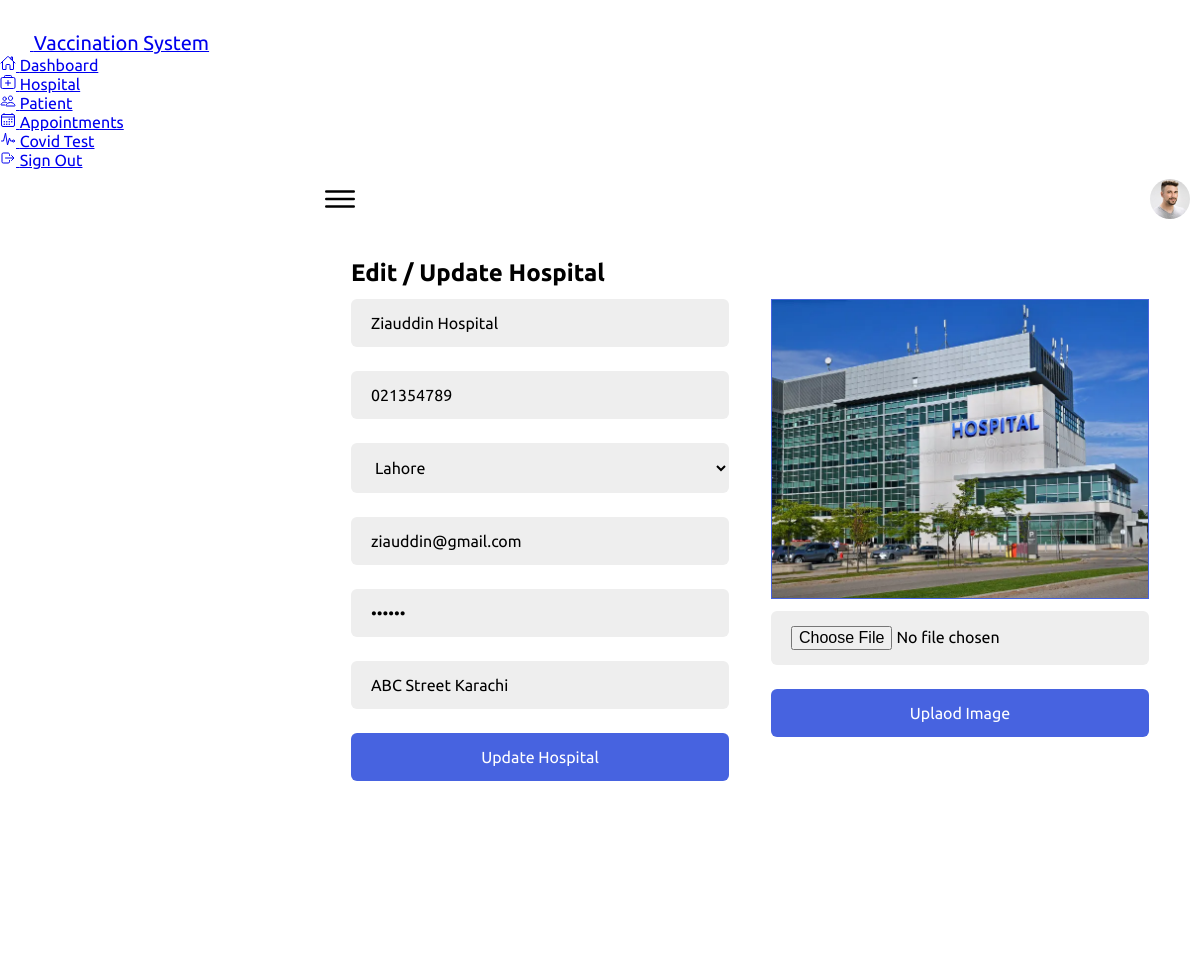
/Admin/edit_hospital.php?id=1 (signed in), run on the app's committed database.
### tables this page shows
CREATE TABLE `tbl_hospital` (
  `id` int(11) NOT NULL,
  `name` varchar(50) NOT NULL,
  `contact` varchar(15) NOT NULL,
  `cid` int(11) NOT NULL,
  `email` varchar(50) NOT NULL,
  `password` varchar(50) NOT NULL,
  `image` varchar(100) NOT NULL,
  `address` varchar(150) NOT NULL,
  `status` varchar(20) NOT NULL DEFAULT 'deactivate'
);

CREATE TABLE `tbl_city` (
  `id` int(11) NOT NULL,
  `name` varchar(50) NOT NULL
);

### Admin/edit_hospital.php (the view, shortened to what this page needs)
<?php
    include("connection.php");
    $query = "SELECT * FROM tbl_hospital WHERE id=$_GET[id]";
    $result = mysqli_query($connection,$query);
    $row = mysqli_fetch_assoc($result);
?>
<!DOCTYPE html>
<html lang="en">
<head>
    <link rel="stylesheet" href="assets/css/index.css">
</head>
<body>
    <div class="container">
        <?php
            include("navigation.php");
        ?>
        <div class="main">
            <div class="topbar">
                <div class="toggle">
                    <ion-icon name="menu-outline"></ion-icon>
                </div>
                <div class="user">
                    <a href='profile.php'><img src="assets/imgs/customer01.jpg" alt=""></a>
                </div>
            </div>
            <div class="mainContent">
                <div class="leftSide">
                <h2>Edit / Update Hospital</h2>
                <form method="post" enctype="multipart/form-data" autocomplete="off">
                    <input type="text" placeholder="Enter Hospital Name" name="name" value="<?php echo $row['name'];?>"><br>
                    <input type="number" placeholder="Enter Hospital Number" name="phone" value="<?php echo $row['contact'];?>"><br>
                    <select name="city">
                        <?php
                            $query = "SELECT * FROM tbl_city";
                            $result = mysqli_query($connection,$query);
                            foreach ($result as $row1) {
                                echo "<option value='".$row1['id']."'";
                                if ($row['cid'] == $row1['id']) {
                                    echo " selected";
                                }
                                echo ">".$row1['name']."</option>";
                            }
                        ?>
                    </select><br>
                    <input type="email" placeholder="Enter Hospital Email" name="email" value="<?php echo $row['email'];?>"><br>
                    <input type="password" placeholder="Enter Hospital Password" name="password" value="<?php echo $row['password'];?>"><br>
                    <input type="text" placeholder="Enter Hospital Address" name="address" value="<?php echo $row['address'];?>"><br>
                    <input type="submit" value="Update Hospital" name="btnadd">
                </form>
                </div>
                <div class="rightSide">
                    <div class="image">
                        <img src="<?php echo $row['image'];?>">
                    </div>
                    <form method="post" enctype="multipart/form-data">
                        <input type="file" name="image">
                        <input type="submit" value="Uplaod Image" name="btnupload">
                    </form>
                </div>
            </div>
        </div>
    </div>
</body>
</html>

### Admin/assets/css/index.css (style rules this page uses)
* { font-family: "Ubuntu", sans-serif; margin: 0; padding: 0; box-sizing: border-box; }
:root { --white: #fff; --gray: #f5f5f5; --black1: #222; --black2: #999; --blue:#4763e0; }
body { min-height: 100vh; overflow-x: hidden; }
.container { position: relative; width: 100%; }
.main { position: absolute; width: calc(100% - 300px); left: 300px; min-height: 100vh; background: var(--white); transition: 0.5s; }
.topbar { width: 100%; height: 60px; display: flex; justify-content: space-between; align-items: center; padding: 0 10px; }
.toggle { position: relative; width: 60px; height: 60px; display: flex; justify-content: center; align-items: center; font-size: 2.5rem; cursor: pointer; }
.user { position: relative; width: 40px; height: 40px; border-radius: 50%; overflow: hidden; cursor: pointer; }
.user img { position: absolute; top: 0; left: 0; width: 100%; height: 100%; object-fit: cover; }

### Admin/edit_hospital.php (style rules this page uses)
.mainContent { padding: 30px; display: flex; justify-content: space-around; }
.mainContent .leftSide { width: 45%; }
.mainContent form input, .mainContent form select { width: 100%; border: none; outline: none; padding: 15px 20px; border-radius: 6px; background-color: #eee; margin: 12px 0px; font-size: 16px; }
.mainContent form input[type="submit"] { background-color: #4763e0; color: #fff; }
.mainContent .rightSide { width: 45%; }
.mainContent .rightSide .image { width: 100%; height: 300px; border: 1px solid #4763e0; margin-top: 40px; }
.mainContent .rightSide .image img { width: 100%; height: 100%; object-fit: cover; }

### data on the page
tbl_hospital: name "Ziauddin Hospital", phone "021354789", city "Lahore", email "ziauddin@gmail.com", address "ABC Street Karachi", image (picture)
